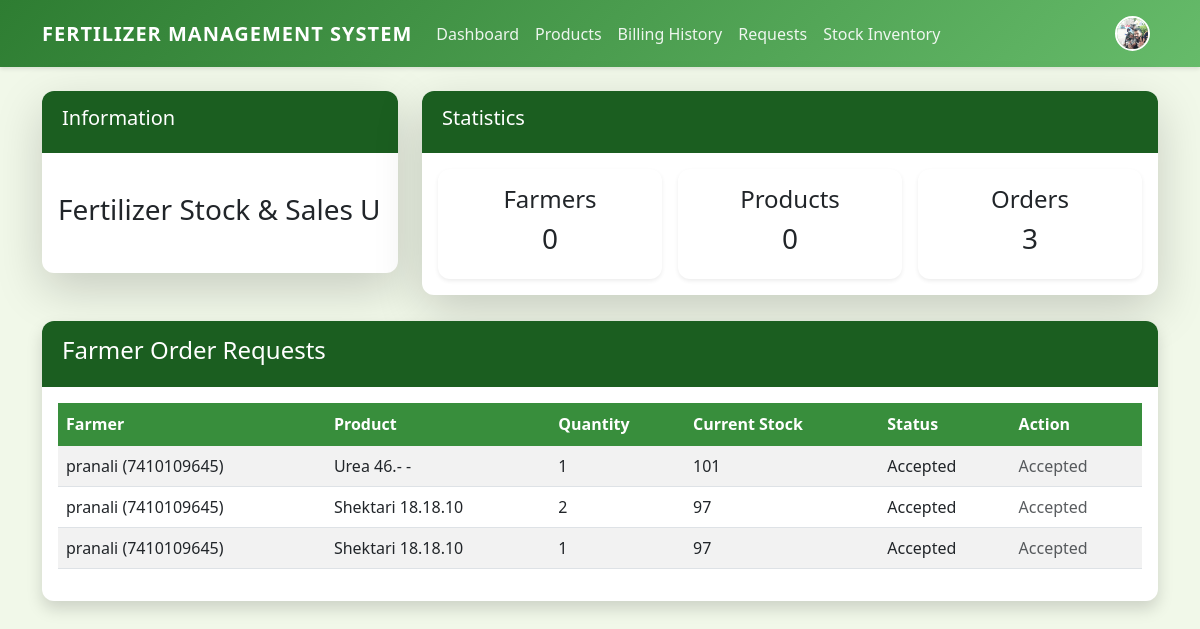
Page /staff/orders/ (signed in) on the committed database.
### user/models.py (models this page shows, shortened)
class Profile(models.Model):
    staff = models.OneToOneField(User, on_delete=models.CASCADE, null=True)
    address = models.CharField(max_length=200, null=True)
    phone = models.CharField(max_length=20, null=True)
    image = models.ImageField(default='avatar.jpg', upload_to='Profile_Images')

### dashboard/models.py (models this page shows, shortened)
class Order(models.Model):
    product = models.ForeignKey(Product, on_delete=models.CASCADE, null=True)
    staff = models.ForeignKey(User, models.CASCADE, null=True)
    order_quantity = models.PositiveBigIntegerField(null=True)
    status = models.CharField(max_length=50, default='Pending', null=True)
    date = models.DateTimeField(auto_now_add=True)

class Product(models.Model):
    name = models.CharField(max_length=100, null=True)
    company = models.CharField(max_length=100, null=True, default='Gen')
    category = models.CharField(max_length=20, choices=CATEGORY, null=True)
    quantity = models.PositiveBigIntegerField(null=True)
    weight = models.DecimalField(max_digits=10, decimal_places=2, null=True, default=1.0)
    price = models.DecimalField(max_digits=10, decimal_places=2, null=True)
    class Meta:
        verbose_name_plural = 'Products'

### dashboard/views.py (the view, shortened to what this page needs)
# urls.py: path('staff/orders/', views.admin_orders, name='dashboard-admin-orders'),
@login_required
def admin_orders(request):
    if not request.user.is_staff:
        return redirect('farmer-dashboard')
    orders = Order.objects.all().order_by('-date')
    return render(request, 'dashboard/admin_orders.html', {'orders': orders})

### templates/dashboard/admin_orders.html (shortened to what this page needs)
{% extends 'partials/base.html' %}
{% block content %}
{% include 'partials/topnav.html' %}
<div class="container mt-4">
    <div class="card shadow">
        <div class="card-header bg-primary text-white">
            <h4>Farmer Order Requests</h4>
        </div>
        <div class="card-body">
            <table class="table table-striped">
                <thead>
                    <tr>
                        <th>Farmer</th>
                        <th>Product</th>
                        <th>Quantity</th>
                        <th>Current Stock</th>
                        <th>Status</th>
                        <th>Action</th>
                    </tr>
                </thead>
                <tbody>
                    {% for order in orders %}
                    <tr>
                        <td>{{ order.staff.username }} ({{ order.staff.profile.phone }})</td>
                        <td>{{ order.product.name }}</td>
                        <td>{{ order.order_quantity }}</td>
                        <td>{{ order.product.quantity }}</td>
                        <td>{{ order.status }}</td>
                        <td>
                            {% if order.status == 'Pending' %}
                            <form method="POST" class="d-inline">
                                {% csrf_token %}
                                <input type="hidden" name="order_id" value="{{ order.id }}">
                                <button type="submit" name="action" value="accept" class="btn btn-success btn-sm">Accept</button>
                                <button type="submit" name="action" value="deny" class="btn btn-danger btn-sm">Deny</button>
                            </form>
                            {% else %}
                            <span class="text-muted">{{ order.status }}</span>
                            {% endif %}
                        </td>
                    </tr>
                    {% endfor %}
                </tbody>
            </table>
        </div>
    </div>
</div>
{% endblock %}

### templates/partials/nav.html (shortened to what this page needs)
{% load static %}
<link href="https://cdn.jsdelivr.net/npm/bootstrap@5.3.0/dist/css/bootstrap.min.css" rel="stylesheet">
<link rel="stylesheet" href="{% static 'style.css' %}">
<nav class="navbar navbar-expand-lg custom-navbar">
    <div class="container">
        <a class="navbar-brand" href="{% if user.is_staff %}{% url 'dashboard-index' %}{% else %}{% url 'farmer-orders' %}{% endif %}">Fertilizer Management System</a>
        <div class="collapse navbar-collapse" id="navbarSupportedContent">
            {% if user.is_authenticated %}
            <ul class="navbar-nav me-auto mb-2 mb-lg-0">
                {% if user.is_staff %}
                <li class="nav-item">
                    <a class="nav-link {% if request.resolver_match.url_name == 'dashboard-index' %}active{% endif %}" href="{% url 'dashboard-index' %}">Dashboard</a>
                </li>
                <li class="nav-item">
                    <a class="nav-link {% if request.resolver_match.url_name == 'dashboard-page1' %}active{% endif %}" href="{% url 'dashboard-page1' %}">Products</a>
                </li>
                <li class="nav-item">
                    <a class="nav-link {% if request.resolver_match.url_name == 'dashboard-report' %}active{% endif %}" href="{% url 'dashboard-report' %}">Billing History</a>
                </li>
                <li class="nav-item">
                    <a class="nav-link {% if request.resolver_match.url_name == 'dashboard-admin-orders' %}active{% endif %}" href="{% url 'dashboard-admin-orders' %}">Requests</a>
                </li>
                <li class="nav-item">
                    <a class="nav-link {% if request.resolver_match.url_name == 'dashboard-stock-report' %}active{% endif %}" href="{% url 'dashboard-stock-report' %}">Stock Inventory</a>
                </li>
                {% endif %}
            </ul>
            <ul class="navbar-nav ms-auto mb-2 mb-lg-0 align-items-center">
                <li class="nav-item">
                    <a class="nav-link d-flex align-items-center" href="{% url 'user-profile' %}">
                        {% if user.profile.image %}
                            <img src="{{ user.profile.image.url }}" alt="Profile" class="rounded-circle" style="width: 35px; height: 35px; object-fit: cover; border: 2px solid #fff;">
                        {% else %}
                            <div class="rounded-circle bg-secondary d-flex justify-content-center align-items-center" style="width: 35px; height: 35px; border: 2px solid #fff; color: white;">
                                {{ user.username|make_list|first|upper }}
                            </div>
                        {% endif %}
                    </a>
                </li>
            </ul>
            {% endif %}
        </div>
    </div>
</nav>

### static/style.css (style rules this page uses)
body { background-color: #f1f8e9 !important; background: #f1f8e9 !important; font-family: 'Segoe UI', Tahoma, Geneva, Verdana, sans-serif; color: #333; }
.custom-navbar { background-color: #2e7d32; background: linear-gradient(135deg, #2e7d32 0%, #66bb6a 100%); box-shadow: 0 2px 4px rgba(0,0,0,0.1); }
.custom-navbar .navbar-brand { font-weight: bold; color: #fff !important; text-transform: uppercase; letter-spacing: 1px; }
.custom-navbar .nav-link { color: rgba(255,255,255,0.9) !important; font-weight: 500; transition: color 0.3s; }
.card { border: none; border-radius: 12px; box-shadow: 0 5px 15px rgba(0,0,0,0.05); transition: transform 0.3s ease, box-shadow 0.3s ease; background-color: #fff; overflow: hidden; }
.card-header { background-color: #4caf50; color: white; font-weight: bold; border-bottom: none; padding: 15px 20px; }
.bg-primary { background-color: #1b5e20 !important; }
.table thead th { background-color: #388e3c; color: white; border-color: #388e3c; }
.table { color: #333; }
a { color: #2e7d32; text-decoration: none; }

### rows in the picture
Order: staff.username "pranali", staff.profile.phone "7410109645", product.name "Urea 46.- -", order_quantity "1", product.quantity "101", status "Accepted"
Order: staff.username "pranali", staff.profile.phone "7410109645", product.name "Shektari 18.18.10", order_quantity "2", product.quantity "97", status "Accepted"
Order: staff.username "pranali", staff.profile.phone "7410109645", product.name "Shektari 18.18.10", order_quantity "1", product.quantity "97", status "Accepted"

### other values in the picture
{{ workers|length }} "0"
{{ products|length }} "0"
{{ orders|length }} "3"
